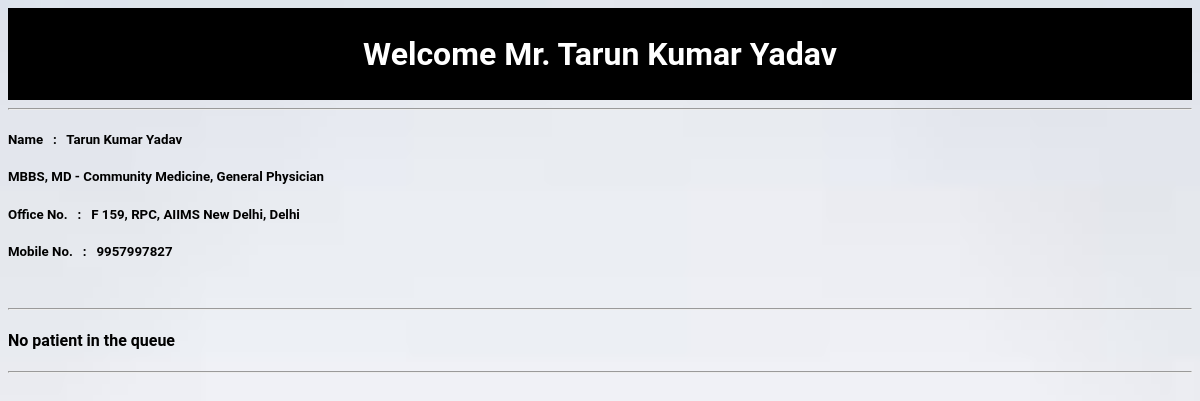
The page /doctor/1/ on the database as committed earlier.
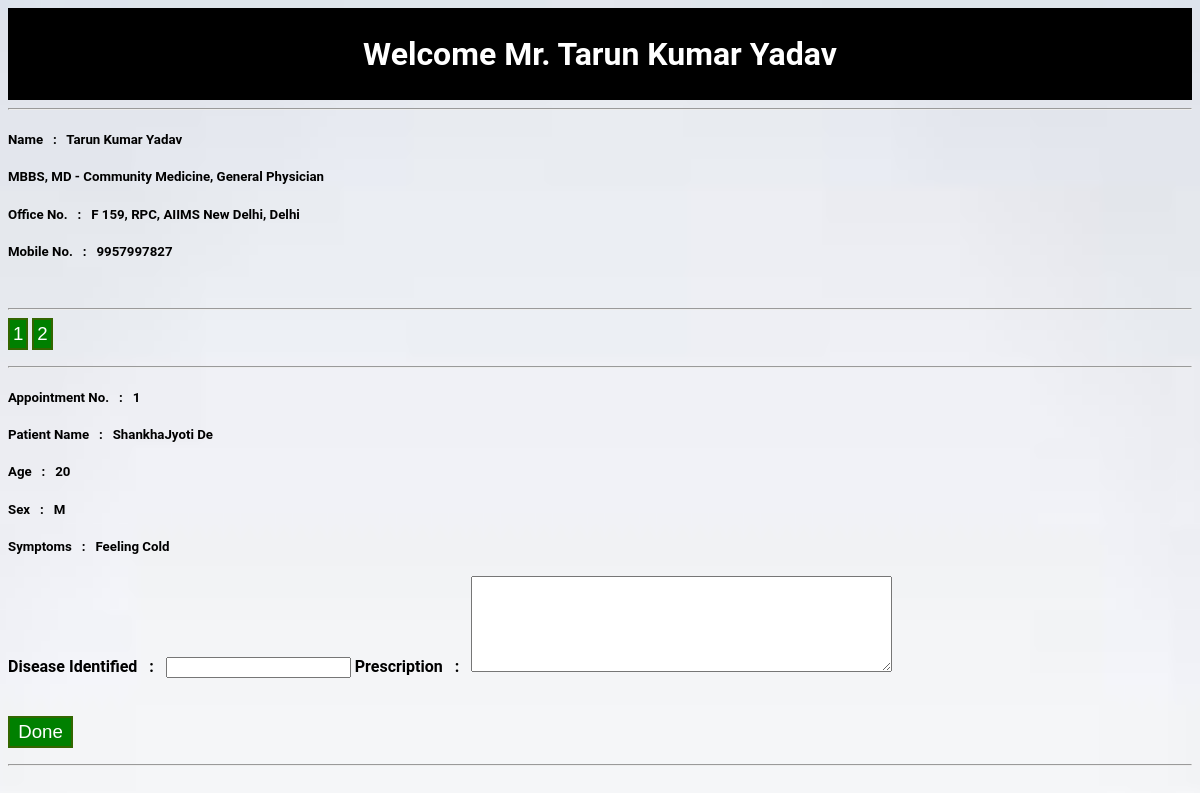
The same page on the database as committed later.
### reception/models.py (models this page shows, shortened)
class doctor(models.Model):
	name = models.CharField(max_length = 50)
	degree = models.CharField(max_length = 100)
	mobile_no = models.CharField(max_length = 12, default='0000000000')
	room_no = models.CharField(max_length = 100)
	max_queue_no = models.CharField(max_length = 50)
	cur_queue_no = models.CharField(max_length = 50, default='1')

class queue(models.Model):
	doctor_associated = models.ForeignKey(doctor, on_delete=models.CASCADE)
	user_associated = models.CharField(max_length=50, default=0)
	queue_no = models.CharField(max_length=50)

class user_details(models.Model):
	rfid = models.CharField(max_length = 50)
	name = models.CharField(max_length = 50)
	age = models.CharField(max_length = 3)
	sex = models.CharField(max_length = 2)
	mobile_no = models.CharField(max_length = 12, default='0000000000')
	appointment_no = models.CharField(max_length = 50, default='Not yet appointed')

class prescription(models.Model):
	user_associated = models.ForeignKey(user_details, on_delete=models.CASCADE)
	doctor_id = models.CharField(max_length=50)
	pres = models.CharField(max_length=500, default='Not yet prescribed')
	symptoms = models.CharField(max_length=100, default="Don't know")
	disease = models.CharField(max_length=100, default='Not yet identified')

### reception/views.py (the view)
# urls.py: url(r'^doctor/(?P<doctor_id>[0-9]+)/$', views.show_doctor_details, name = 'doctor'),
def show_doctor_details(request, doctor_id):
	required_doctor_object = get_object_or_404(doctor, pk = doctor_id)
	if request.method == "POST":
		queue = get_object_or_404(required_doctor_object.queue_set, queue_no = request.POST['queue_no'])
		required_user_object = get_object_or_404(user_details, rfid = queue.user_associated)
	elif required_doctor_object.queue_set.all().exists():
		if required_doctor_object.cur_queue_no == '0':
			for next_queue in required_doctor_object.queue_set.all():
				break
			required_doctor_object.cur_queue_no = next_queue.queue_no
		queue = get_object_or_404(required_doctor_object.queue_set, queue_no = required_doctor_object.cur_queue_no)
		required_user_object = get_object_or_404(user_details, rfid = queue.user_associated)
	else:
		required_doctor_object.cur_queue_no = '0'
		required_doctor_object.max_queue_no = '0'
		required_doctor_object.save()
		return render(request, 'reception/doctor.html', {
		'required_doctor_object':required_doctor_object,
		'error_message' : "No patient in the queue",
		})
	prescription_object = get_object_or_404(required_user_object.prescription_set, disease = "Not yet identified", doctor_id = required_doctor_object.pk)
	return render(request, 'reception/doctor.html', {
		'required_doctor_object':required_doctor_object,
		'required_user_object' : required_user_object,
		'prescription_object':prescription_object ,
		})

### reception/templates/reception/doctor.html (shortened to what this page needs)
{% load staticfiles %}
<link rel="stylesheet" type="text/css" href="{% static 'reception/style.css' %}" />
<header>
<h1><center>Welcome Mr. {{required_doctor_object.name}}</center></h1>
</header>
<hr>
<div class="col-sm-4 col-lg-2">
    <div class="thumbnail">
        <div class="caption">
            <h5>Name &nbsp; : &nbsp; {{ required_doctor_object.name }}</h5>
            <h5> {{ required_doctor_object.degree }}</h5>
            <h5>Office No. &nbsp; : &nbsp; {{ required_doctor_object.room_no }}</h5>
            <h5>Mobile No. &nbsp; : &nbsp; {{ required_doctor_object.mobile_no }}</h5><br>
                <hr>
            {% if error_message %}
                <h4> {{error_message}} </h4>
            {% else %}
                <form action="{% url 'reception:doctor' required_doctor_object.id %}" method="POST">
                    {% for queue in required_doctor_object.queue_set.all %}
                        <input type="submit" name="queue_no" value="{{queue.queue_no}}" style="font-size:14pt;color:white;background-color:green;border:2px solid #336600;padding:3px">
                    {% endfor %}
                </form>
                <hr>
                <h5>Appointment No. &nbsp; : &nbsp; {{ required_user_object.appointment_no }}</h5>
                <h5>Patient Name &nbsp; : &nbsp; {{ required_user_object.name }}</h5>
                <h5>Age &nbsp; : &nbsp; {{ required_user_object.age }}</h5>
                <h5>Sex &nbsp; : &nbsp; {{ required_user_object.sex }}</h5>
                <h5>Symptoms &nbsp; : &nbsp; {{ prescription_object.symptoms }}</h5>
                <form action="{% url 'reception:doctor_job_complete' required_doctor_object.id required_user_object.rfid %}" method="POST">
                    <b>Disease Identified &nbsp; : &nbsp; </b>
                    <input type="text" name="disease_in" />
                    <b>Prescription &nbsp; : &nbsp;</b>
                    <textarea name="prescription" cols="50" rows="6" > </textarea><br><br><br>
                    <input type="submit" name="submit" value=" Done " style="font-size:14pt;color:white;background-color:green;border:2px solid #336600;padding:3px">
                </form>
            {% endif %}
        </div>
    </div>
</div>
<hr>

### reception/static/reception/style.css (style rules this page uses)
header, footer { padding: 0.35em; color: white; background-color: black; clear: left; text-align: center; }

Rows that differ between the two databases and show on the page:
added queue: queue_no "1"
added queue: queue_no "2"
now on this page (row edited): user_details: appointment_no "1", name "ShankhaJyoti De", age "20", sex "M"
added prescription: symptoms "Feeling Cold"
Other text that changed with them:
form field submit: (not shown) → "Done"
{{ error_message }}: "No patient in the queue" → (not shown)
text now shown: "Appointment No. : Patient Name : Age : Sex : Symptoms : Disease Identified : Prescription :"
